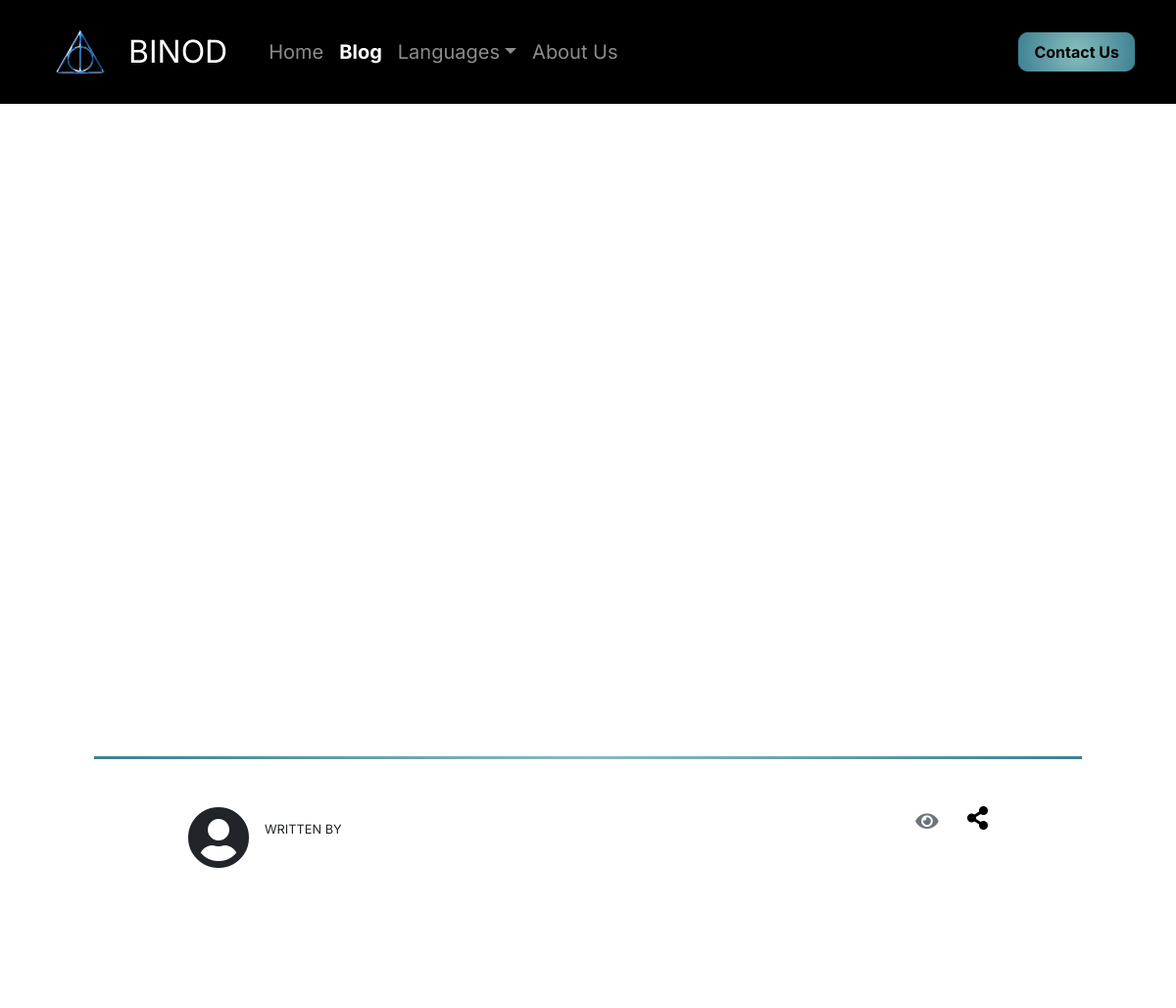
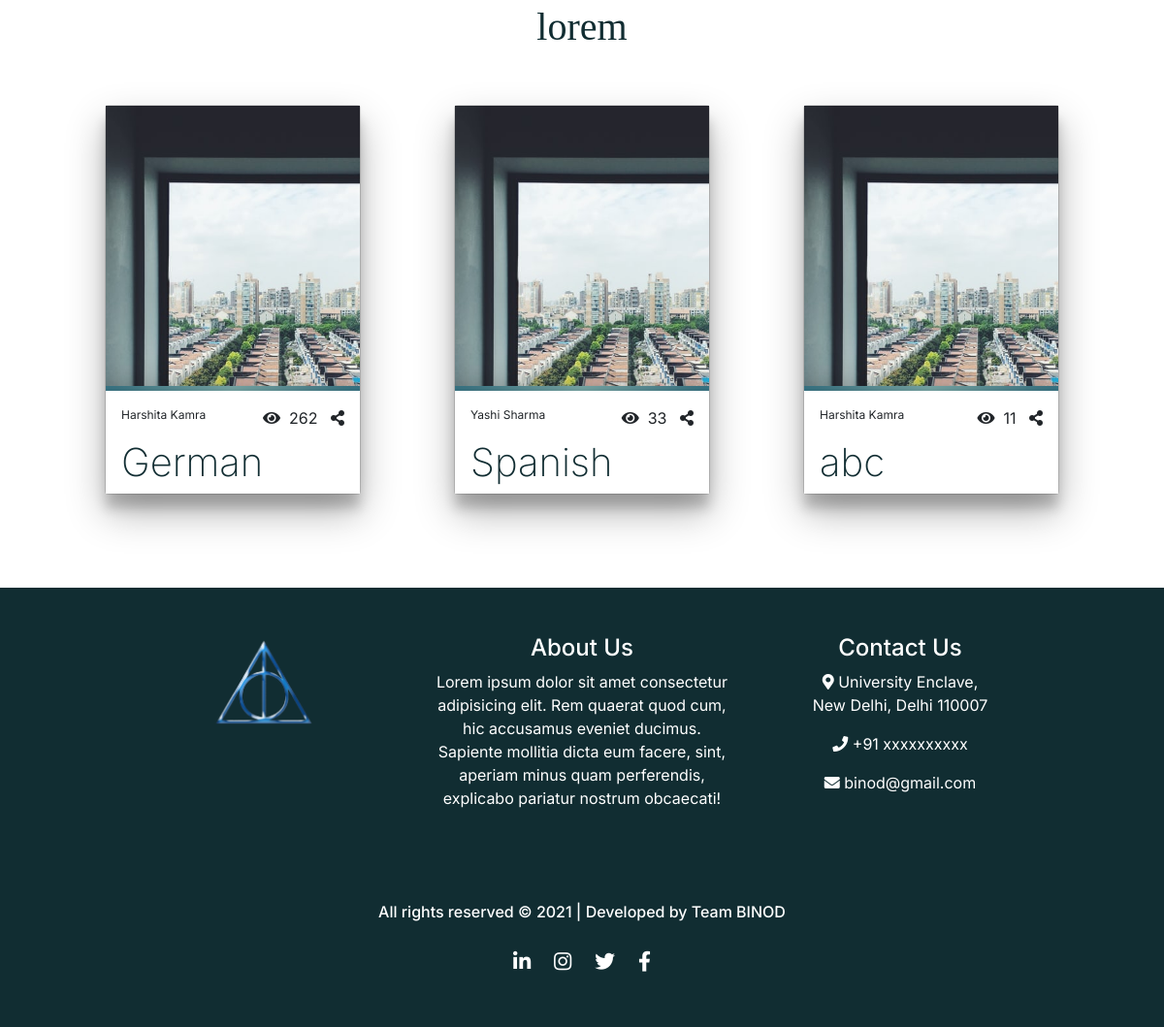
Page /blogpage.php on the committed database (2 pictures, top to bottom).
### tables this page shows
CREATE TABLE `blog` (
  `id` int(10) NOT NULL,
  `image` varchar(100) NOT NULL,
  `topic` varchar(50) NOT NULL,
  `sdesc` text NOT NULL,
  `ldesc` text NOT NULL,
  `wname` varchar(50) NOT NULL,
  `views` int(50) NOT NULL,
  `rdesc` text NOT NULL
);

### blogpage.php (the view, shortened to what this page needs)
<?php
include '_dbConnect.php';
$topic = $_GET['topic'];
$sqll = "SELECT * FROM `blog` WHERE `topic`='$topic'";
$resultt = mysqli_query($conn,$sqll);
$roww = mysqli_fetch_assoc($resultt);
?>
<!doctype html>
<html lang="en">
<head>
  <link href="https://cdn.jsdelivr.net/npm/bootstrap@5.1.1/dist/css/bootstrap.min.css" rel="stylesheet"
>
  <link rel="stylesheet" href="https://cdnjs.cloudflare.com/ajax/libs/font-awesome/5.15.2/css/all.min.css">
</head>
<body>
  <header id="topheader" style="background:black;">
    <?php include 'navbar.php'; ?>
  </header>
  <main>
    <div style="background:white;margin-top:60vh;padding:50px; padding-top:100px;" class="px-md-5 mx-md-5">
      <p class="p-md-5 my-md-5">
      </p>
      <div style="height:3px; background:radial-gradient(circle, rgba(136,189,188,1) 0%, rgba(62,128,146,1) 100%);">
      </div> <br><br>
      <div class="px-md-5 mx-md-5 d-flex">
        <div><i class="fas fa-user-circle icon"></i></div>
        <div class="flex-grow-1 wbwname"><span><span class="p-3 writtenby">WRITTEN BY</span> <br> <span
              class="p-3 text-primary wname">
            </span></span></div>
        <div class="views text-muted"><i class="fas fa-eye"></i>&nbsp;
        </div>
        <div class="share"><i class="fas fa-share-alt"></i></div>
      </div> <br><br>
    </div>
    <h1 class="text-center mt-5" style="color:#112d32;font-family:Playfair Display SC;">lorem</h1>
    <div class="row mb-5">
      <?php
        $sqlll = "select * from blog";
        $resulttt = mysqli_query($conn,$sqlll);
        $i = 0;
        while($i < 3) : ?>
      <?php
        $rowww = mysqli_fetch_assoc($resulttt);
        if($roww['id'] != $rowww['id']) : ?>
      <div class="col-lg-4 p-5">
        <div class="card card">
          <div class="wrapper" style="background: url(<?=$rowww['image']?>) 20% 1%/cover no-repeat;">
            <div class="data">
              <div style="background:radial-gradient(circle, rgba(136, 189, 188, 1) 0%, rgba(62, 128, 146, 1) 100%);height:5px;"></div>
              <div class="content">
                <?php $title=$rowww["topic"]; ?>
                <div class="d-flex">
                  <div class="author flex-grow-1">
                    <?=$rowww['wname']?>
                  </div>
                  <div><i class="fas fa-eye"></i>&nbsp;
                    <?=$rowww['views']?> &nbsp;&nbsp;
                  </div>
                  <div onclick="copylink('<?php echo $title; ?>')"><i class="fas fa-share-alt"></i></div>
                </div>
                <h1 class="title"><a href="blogpage.php?topic=<?=$rowww['topic']?>">
                    <?= $rowww["topic"]; ?>
                  </a></h1>
              </div>
            </div>
          </div>
        </div>
      </div>
      <?php $i++; ?>
      <?php endif; ?>
      <?php endwhile; ?>
    </div>
    <?php include 'modal.php' ; ?>
    <?php include 'footer.php' ; ?>
  </main>
</body>
</html>

### navbar.php (style rules this page uses)
* { padding: 0; margin: 0; box-sizing: border-box; font-family: 'Inter', sans-serif; }
html { scroll-behavior: smooth; overflow: scroll; overflow-x: hidden; }
main { overflow-x: hidden; }
a { text-decoration: none; }
header { position: fixed; top: 0; left: 0; right: 0; z-index: 1000; }

### blogpage.php (style rules this page uses)
.share i { color: black; font-size: 1.5rem; }
.views { font-size: 1.3rem; }
.icon { font-size: 4rem; }
.writtenby { font-size: .8rem; }
.wname { font-size: 1rem; }
@media (min-width:700px) { .wbwname { margin-top: 10px; } }
@media (min-width:1100px) { .row { margin: 0 5%; } }
.row h1 { font-weight: 200; }
.card .wrapper { background-color: #fff; min-height: 400px; position: relative; overflow: hidden; box-shadow: 0 19px 38px rgba(0, 0, 0, 0.3), 0 15px 12px rgba(0, 0, 0, 0.2); }
.card .data { position: absolute; bottom: 0; width: 100%; transform: translateY(calc(70px + 1em)); transition: transform 0.3s; }
.card .data .content { padding: 1em; position: relative; z-index: 1; }
.card .author { font-size: 12px; }
.card .title { margin-top: 10px; }
.card .content { background-color: #fff; box-shadow: 0 5px 30px 10px rgba(0, 0, 0, 0.3); }
.card .title a { color: #112d32; }

### rows in the picture
blog: image (picture), wname "Harshita Kamra", views "262", topic "German"
blog: image (picture), wname "Yashi Sharma", views "33", topic "Spanish"
blog: image (picture), wname "Harshita Kamra", views "11", topic "abc"
